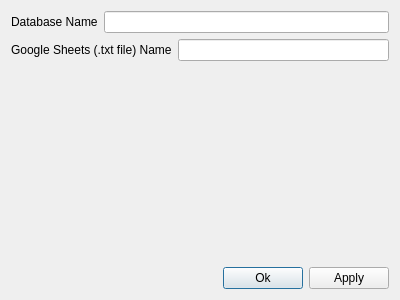
<?xml version="1.0" encoding="UTF-8"?>
<ui version="4.0">
 <class>SettingsDialog</class>
 <widget class="QDialog" name="SettingsDialog">
  <property name="geometry">
   <rect>
    <x>0</x>
    <y>0</y>
    <width>400</width>
    <height>300</height>
   </rect>
  </property>
  <property name="windowTitle">
   <string>Dialog</string>
  </property>
  <layout class="QHBoxLayout" name="horizontalLayout_5">
   <item>
    <layout class="QVBoxLayout" name="verticalLayout_2">
     <item>
      <layout class="QVBoxLayout" name="verticalLayout">
       <item>
        <layout class="QHBoxLayout" name="horizontalLayout_2">
         <item>
          <widget class="QLabel" name="label">
           <property name="text">
            <string>Database Name</string>
           </property>
           <property name="buddy">
            <cstring>lineEdit_sdiag_dbfp</cstring>
           </property>
          </widget>
         </item>
         <item>
          <widget class="QLineEdit" name="lineEdit_sdiag_dbfp"/>
         </item>
        </layout>
       </item>
       <item>
        <layout class="QHBoxLayout" name="horizontalLayout_3">
         <item>
          <widget class="QLabel" name="label_2">
           <property name="text">
            <string>Google Sheets (.txt file) Name</string>
           </property>
           <property name="buddy">
            <cstring>lineEdit_sdiag_gsfp</cstring>
           </property>
          </widget>
         </item>
         <item>
          <widget class="QLineEdit" name="lineEdit_sdiag_gsfp"/>
         </item>
        </layout>
       </item>
      </layout>
     </item>
     <item>
      <layout class="QHBoxLayout" name="horizontalLayout_4">
       <item>
        <spacer name="horizontalSpacer_3">
         <property name="orientation">
          <enum>Qt::Horizontal</enum>
         </property>
         <property name="sizeHint" stdset="0">
          <size>
           <width>40</width>
           <height>20</height>
          </size>
         </property>
        </spacer>
       </item>
       <item>
        <spacer name="verticalSpacer">
         <property name="orientation">
          <enum>Qt::Vertical</enum>
         </property>
         <property name="sizeHint" stdset="0">
          <size>
           <width>20</width>
           <height>40</height>
          </size>
         </property>
        </spacer>
       </item>
       <item>
        <spacer name="horizontalSpacer_2">
         <property name="orientation">
          <enum>Qt::Horizontal</enum>
         </property>
         <property name="sizeHint" stdset="0">
          <size>
           <width>40</width>
           <height>20</height>
          </size>
         </property>
        </spacer>
       </item>
      </layout>
     </item>
     <item>
      <layout class="QHBoxLayout" name="horizontalLayout">
       <item>
        <spacer name="horizontalSpacer">
         <property name="orientation">
          <enum>Qt::Horizontal</enum>
         </property>
         <property name="sizeHint" stdset="0">
          <size>
           <width>40</width>
           <height>20</height>
          </size>
         </property>
        </spacer>
       </item>
       <item>
        <widget class="QPushButton" name="pushButton_sdiag_ok">
         <property name="text">
          <string>Ok</string>
         </property>
        </widget>
       </item>
       <item>
        <widget class="QPushButton" name="pushButton_sdiag_apply">
         <property name="text">
          <string>Apply</string>
         </property>
        </widget>
       </item>
      </layout>
     </item>
    </layout>
   </item>
  </layout>
 </widget>
 <tabstops>
  <tabstop>lineEdit_sdiag_dbfp</tabstop>
  <tabstop>lineEdit_sdiag_gsfp</tabstop>
  <tabstop>pushButton_sdiag_ok</tabstop>
  <tabstop>pushButton_sdiag_apply</tabstop>
 </tabstops>
 <resources/>
 <connections/>
</ui>
